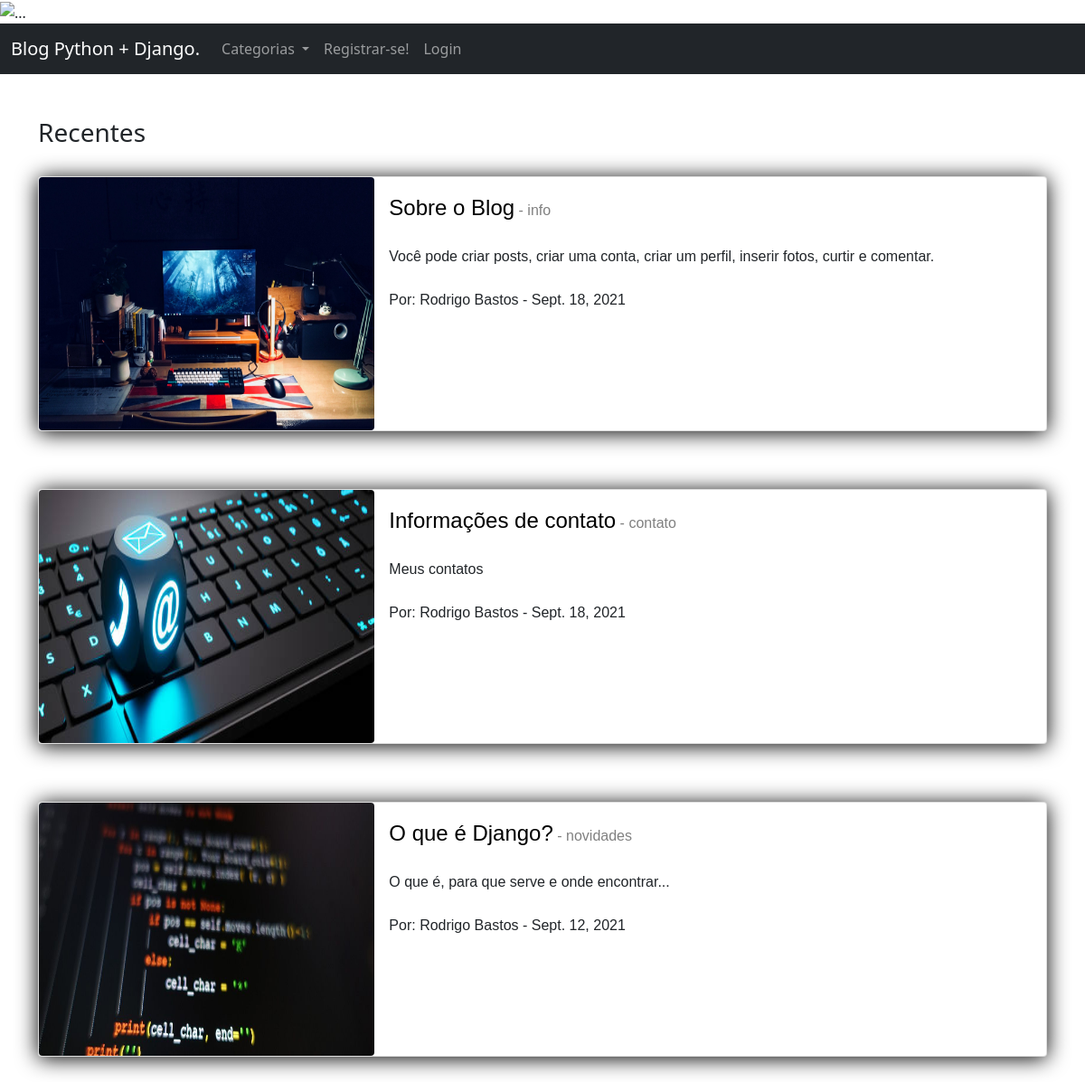
The app's page /, older data.
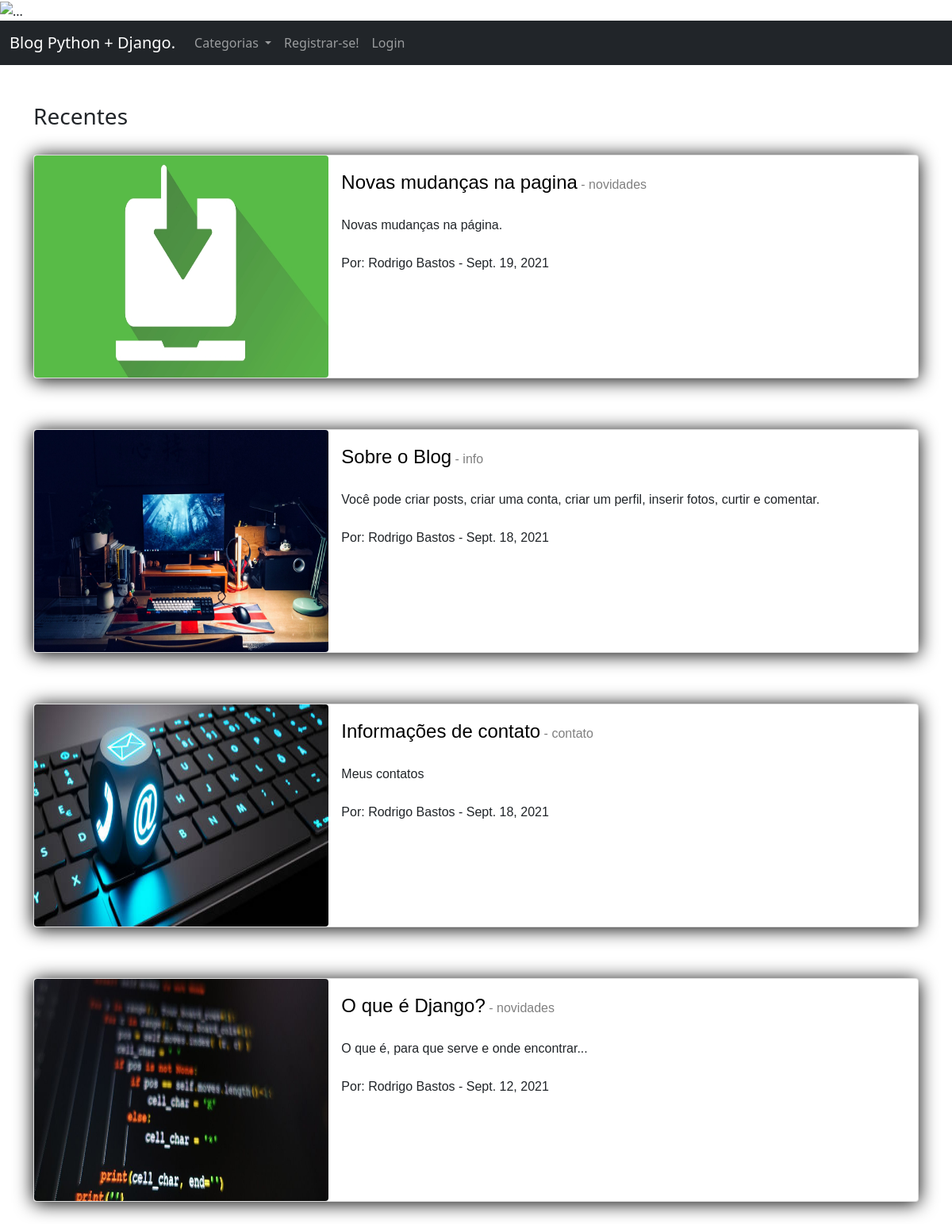
The same page, newer data.
### MeuBlog/models.py (models this page shows, shortened)
class Post(models.Model):
    title = models.CharField(max_length=255)
    header_image = models.ImageField(null=True, blank=True, upload_to="images/")
    title_tag = models.CharField(max_length=255, default=" ")
    author = models.ForeignKey(User, on_delete=models.CASCADE)
    body = RichTextField(blank=True, null=True)
    post_date = models.DateField(auto_now_add=True)
    category = models.CharField(max_length=255, default='coding')
    snippet = models.CharField(max_length=255)
    likes = ManyToManyField(User, related_name='blog_posts')

### MeuBlog/views.py (the view)
# urls.py: path('',  HomeView.as_view(), name="home"),
class HomeView(ListView):
    model = Post
    template_name = 'home.html'
    ordering = ['-id']
    def get_context_data(self, *args, **kwargs):
        cat_menu = Category.objects.all()
        context = super(HomeView, self).get_context_data(*args, **kwargs)
        context["cat_menu"] = cat_menu
        return context

### MeuBlog/models.py (called while the page is built)
    def __str__(self):
        return self.name

### MeuBlog/templates/home.html (shortened to what this page needs)
<!doctype html>
<html lang="en">
<body>
  <div id="carouselExampleCaptions" class="carousel slide" data-bs-ride="carousel" >
    <div class="carousel-indicators">
      <button type="button" data-bs-target="#carouselExampleCaptions" data-bs-slide-to="0" class="active" aria-current="true" aria-label="Slide 1"></button>
      <button type="button" data-bs-target="#carouselExampleCaptions" data-bs-slide-to="1" aria-label="Slide 2"></button>
      <button type="button" data-bs-target="#carouselExampleCaptions" data-bs-slide-to="2" aria-label="Slide 3"></button>
    </div>
    <div class="carousel-inner">
      <div class="carousel-item active">
        <img src="https://img.freepik.com/vetores-gratis/bem-vindo-modelo-de-inscricao-para-placa-de-neon-texto-brilhante-na-parede_110464-163.jpg?size=626&ext=jpg" width="100%" height="350x30" alt="...">
        <div class="carousel-caption d-none d-md-block">
        </div>
      </div>
    </div>
    <button class="carousel-control-prev" type="button" data-bs-target="#carouselExampleCaptions" data-bs-slide="prev">
      <span class="carousel-control-prev-icon" aria-hidden="true"></span>
    </button>
    <button class="carousel-control-next" type="button" data-bs-target="#carouselExampleCaptions" data-bs-slide="next">
      <span class="carousel-control-next-icon" aria-hidden="true"></span>
    </button>
  </div>
</body>
{% extends 'base.html' %}
{% block content %}
<br>
<h3>Recentes</h3>
{% for post in object_list %}
<br>
    <div class="card mb-3" style="box-shadow: 0px 2px 23px black; font-family: Arial;">
      <div class="row g-0">
        <div class="col-md-4">
          <img src="{{ post.header_image.url }}" class="img-fluid rounded" style="display: flex; justify-content: center; height: 35vh ;">
        </div>
        <div class="col-md-8">
          <div class="card-body">
              <a href="{% url 'article-detail' post.pk %}" style="text-decoration:none; font-size: 150%; color: black;">
              {{ post.title }}</a>
              <a href="{% url 'category' post.category|slugify %}" style="text-decoration:none; color: grey; font-size: 100%;"> - {{ post.category }}</a>
              {{ post.snippet }}
              <br> Por: {{ post.author.first_name }} {{ post.author.last_name }} -
              {{ post.post_date }}
          </div>
        </div>
      </div>
    </div>
<br>
{% endfor%}
{% endblock %}

Row changes from the older to the newer data that the page shows:
added Post: header_image (picture), title "Novas mudanças na pagina", category "novidades", snippet "Novas mudanças na página.", author.first_name "Rodrigo", author.last_name "Bastos", post_date "Sept. 19, 2021"
